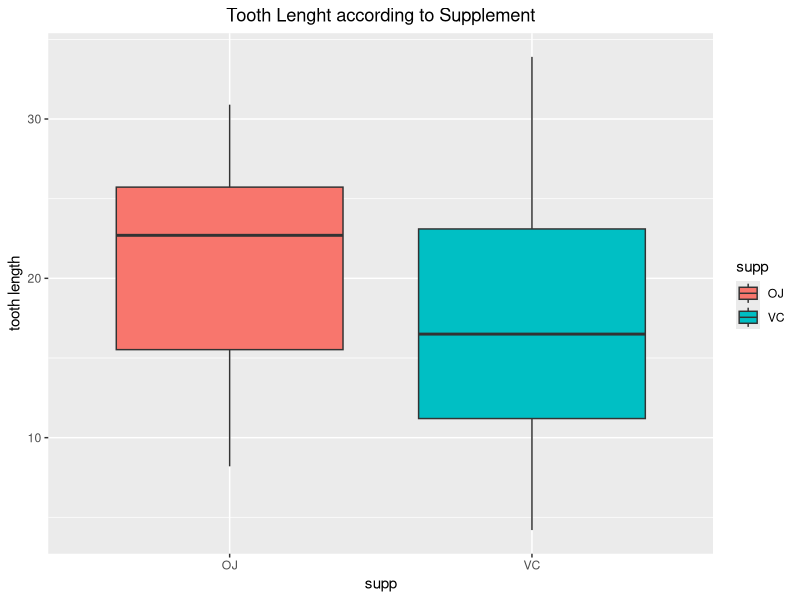
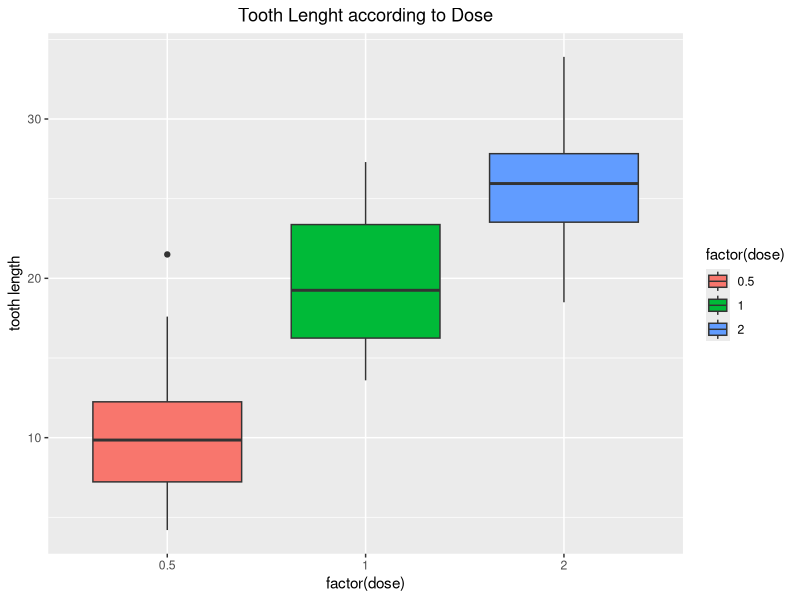
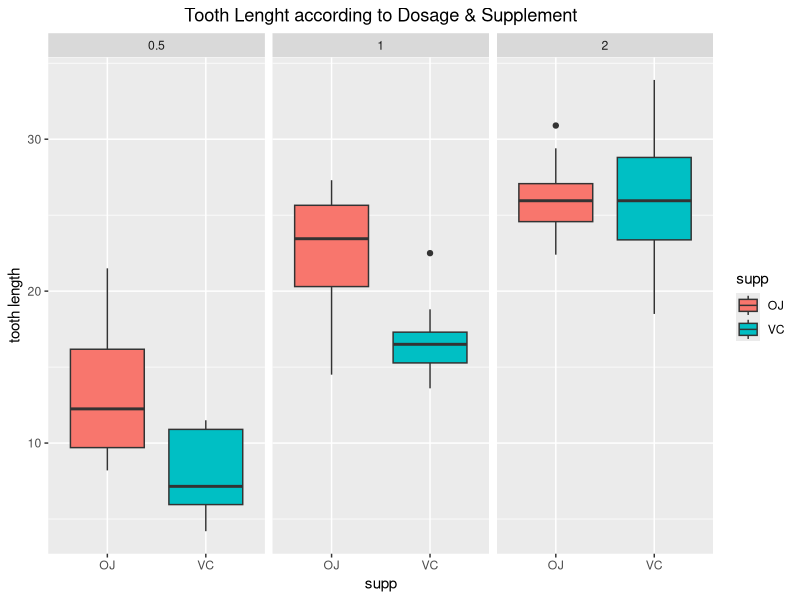

These charts were generated, in order, by the following R code: (Note: this script raises an error after producing the figures.)
## ---- chunk 1
knitr::opts_chunk$set(echo = TRUE)
library(knitr)
library(dplyr)
library(ggplot2)
library(datasets)
## ---- chunk 2
data("ToothGrowth")
## ---- chunk 3
ToothGrowth %>%
  head(5)

ToothGrowth %>%
  group_by(supp, dose) %>%
  summarise(n = n()) %>%
  as.data.frame()
## ---- chunk 4
nb_rows <- nrow(ToothGrowth)
nb_cols <- ncol(ToothGrowth)
col_names <- colnames(ToothGrowth)
## ---- chunk 5
ToothGrowth %>%
  ggplot(aes(x = supp, y = len)) +
  geom_boxplot(aes(fill = supp)) +
  ggtitle("Tooth Lenght according to Supplement") +
  ylab("tooth length") +
  theme(plot.title = element_text(hjust = 0.5))
## ---- chunk 6
ToothGrowth %>%
  ggplot(aes(x = factor(dose), y = len)) +
  geom_boxplot(aes(fill = factor(dose))) +
  ggtitle("Tooth Lenght according to Dose") +
  ylab("tooth length") +
  theme(plot.title = element_text(hjust = 0.5))
## ---- chunk 7
ToothGrowth %>%
  ggplot(aes(x = supp)) +
  geom_boxplot(aes(y = len, fill = supp)) +
  facet_wrap(~ dose) +
  ggtitle("Tooth Lenght according to Dosage & Supplement") +
  ylab("tooth length") +
  theme(plot.title = element_text(hjust = 0.5))
## ---- chunk 8
test_len.vs.supp <- t.test(len ~ supp, paired = FALSE, var.equal = FALSE, data = ToothGrowth)
print(paste("t-statistic=", test_len.vs.supp$statistic))
print(paste("p-value=", test_len.vs.supp$p.value))
## ---- chunk 9
dose12 <- ToothGrowth %>%
  filter(dose %in% c(0.5, 1.0))
dose13 <- ToothGrowth %>%
  filter(dose %in% c(0.5, 2.0))
dose23 <- ToothGrowth %>%
  filter(dose %in% c(1.0, 2.0))
## ---- chunk 10
test_len.vs.dose12 <- t.test(len ~ dose, paired = FALSE, var.equal = FALSE, data = dose12)
print(paste("t-statistic=", test_len.vs.dose12$statistic))
print(paste("p-value=", test_len.vs.dose12$p.value))
## ---- chunk 11
test_len.vs.dose13 <- t.test(len ~ dose, paired = FALSE, var.equal = FALSE, data = dose13)
print(paste("t-statistic=", test_len.vs.dose13$statistic))
print(paste("p-value=", test_len.vs.dose13$p.value))
## ---- chunk 12
test_len.vs.dose23 <- t.test(len ~ dose, paired = FALSE, var.equal = FALSE, data = dose23)
print(paste("t-statistic=", test_len.vs.dose23$statistic))
print(paste("p-value=", test_len.vs.dose23$p.value))
## ---- chunk 13
dose.5 <- subset (ToothGrowth, dose == 0.5)
dose1 <- subset (ToothGrowth, dose == 1.0)
dose2 <- subset (ToothGrowth, dose == 2.0)
## ---- chunk 14
test_len.vs.supp_with0.5 <- t.test(len ~ supp, paired = FALSE, var.equal = FALSE, data = dose.5)
print(paste("t-statistic=", test_len.vs.supp_with0.5$statistic))
print(paste("p-value=", test_len.vs.supp_with0.5$p.value))
## ---- chunk 15
test_len.vs.supp_with1 <- t.test(len ~ supp, paired = FALSE, var.equal = FALSE, data = dose1)
print(paste("t-statistic=", test_len.vs.supp_with1$statistic))
print(paste("p-value=", test_len.vs.supp_with1$p.value))
## ---- chunk 16
test_len.vs.supp_with2 <- t.test(len ~ supp, paired = FALSE, var.equal = FALSE, data = dose2)
print(paste("t-statistic=", test_len.vs.supp_with2$statistic))
print(paste("p-value=", test_len.vs.supp_with2$p.value))
